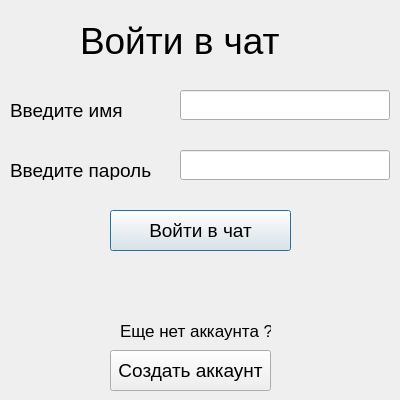
<?xml version="1.0" encoding="UTF-8"?>
<ui version="4.0">
 <class>Dialog_login</class>
 <widget class="QDialog" name="Dialog_login">
  <property name="geometry">
   <rect>
    <x>0</x>
    <y>0</y>
    <width>400</width>
    <height>400</height>
   </rect>
  </property>
  <property name="minimumSize">
   <size>
    <width>400</width>
    <height>400</height>
   </size>
  </property>
  <property name="font">
   <font>
    <pointsize>13</pointsize>
   </font>
  </property>
  <property name="windowTitle">
   <string>Dialog</string>
  </property>
  <property name="styleSheet">
   <string notr="true"/>
  </property>
  <widget class="QLabel" name="label_login">
   <property name="geometry">
    <rect>
     <x>80</x>
     <y>10</y>
     <width>211</width>
     <height>61</height>
    </rect>
   </property>
   <property name="font">
    <font>
     <pointsize>28</pointsize>
    </font>
   </property>
   <property name="text">
    <string>Войти в чат</string>
   </property>
  </widget>
  <widget class="QLabel" name="label_name">
   <property name="geometry">
    <rect>
     <x>10</x>
     <y>100</y>
     <width>131</width>
     <height>20</height>
    </rect>
   </property>
   <property name="font">
    <font>
     <pointsize>14</pointsize>
    </font>
   </property>
   <property name="text">
    <string>Введите имя</string>
   </property>
  </widget>
  <widget class="QLabel" name="label_password">
   <property name="geometry">
    <rect>
     <x>10</x>
     <y>160</y>
     <width>151</width>
     <height>20</height>
    </rect>
   </property>
   <property name="font">
    <font>
     <pointsize>14</pointsize>
    </font>
   </property>
   <property name="text">
    <string>Введите пароль</string>
   </property>
  </widget>
  <widget class="QLineEdit" name="lineEdit_name">
   <property name="geometry">
    <rect>
     <x>180</x>
     <y>90</y>
     <width>210</width>
     <height>30</height>
    </rect>
   </property>
   <property name="font">
    <font>
     <pointsize>10</pointsize>
    </font>
   </property>
  </widget>
  <widget class="QLineEdit" name="lineEdit_password">
   <property name="geometry">
    <rect>
     <x>180</x>
     <y>150</y>
     <width>210</width>
     <height>30</height>
    </rect>
   </property>
   <property name="font">
    <font>
     <pointsize>10</pointsize>
    </font>
   </property>
   <property name="echoMode">
    <enum>QLineEdit::Password</enum>
   </property>
  </widget>
  <widget class="QPushButton" name="btn_login">
   <property name="geometry">
    <rect>
     <x>110</x>
     <y>210</y>
     <width>181</width>
     <height>41</height>
    </rect>
   </property>
   <property name="font">
    <font>
     <pointsize>14</pointsize>
    </font>
   </property>
   <property name="text">
    <string>Войти в чат</string>
   </property>
  </widget>
  <widget class="QPushButton" name="btn_create_account">
   <property name="geometry">
    <rect>
     <x>110</x>
     <y>350</y>
     <width>161</width>
     <height>41</height>
    </rect>
   </property>
   <property name="font">
    <font>
     <pointsize>14</pointsize>
    </font>
   </property>
   <property name="text">
    <string>Создать аккаунт</string>
   </property>
  </widget>
  <widget class="QLabel" name="label">
   <property name="geometry">
    <rect>
     <x>120</x>
     <y>320</y>
     <width>151</width>
     <height>21</height>
    </rect>
   </property>
   <property name="text">
    <string>Еще нет аккаунта ?</string>
   </property>
  </widget>
  <widget class="QLabel" name="label_error_message">
   <property name="geometry">
    <rect>
     <x>20</x>
     <y>260</y>
     <width>361</width>
     <height>31</height>
    </rect>
   </property>
   <property name="font">
    <font>
     <pointsize>14</pointsize>
     <weight>50</weight>
     <bold>false</bold>
    </font>
   </property>
   <property name="styleSheet">
    <string notr="true">color: rgb(255, 0, 0);</string>
   </property>
   <property name="text">
    <string/>
   </property>
   <property name="alignment">
    <set>Qt::AlignCenter</set>
   </property>
   <property name="wordWrap">
    <bool>false</bool>
   </property>
  </widget>
 </widget>
 <resources/>
 <connections/>
</ui>
